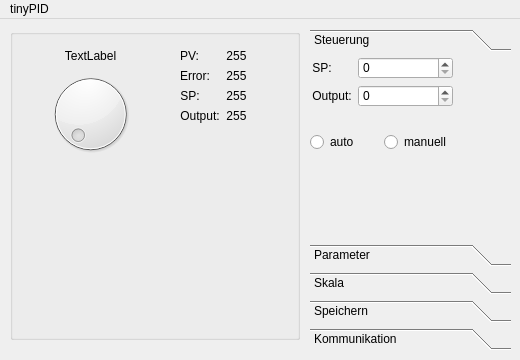
<?xml version="1.0" encoding="UTF-8"?>
<ui version="4.0">
 <class>MainWindow</class>
 <widget class="QMainWindow" name="MainWindow">
  <property name="geometry">
   <rect>
    <x>0</x>
    <y>0</y>
    <width>520</width>
    <height>360</height>
   </rect>
  </property>
  <property name="sizePolicy">
   <sizepolicy hsizetype="Fixed" vsizetype="Fixed">
    <horstretch>0</horstretch>
    <verstretch>0</verstretch>
   </sizepolicy>
  </property>
  <property name="minimumSize">
   <size>
    <width>520</width>
    <height>360</height>
   </size>
  </property>
  <property name="maximumSize">
   <size>
    <width>530</width>
    <height>370</height>
   </size>
  </property>
  <property name="windowTitle">
   <string>tinyPID</string>
  </property>
  <widget class="QWidget" name="centralwidget">
   <widget class="QToolBox" name="toolBox">
    <property name="geometry">
     <rect>
      <x>310</x>
      <y>10</y>
      <width>201</width>
      <height>321</height>
     </rect>
    </property>
    <property name="frameShape">
     <enum>QFrame::NoFrame</enum>
    </property>
    <property name="frameShadow">
     <enum>QFrame::Raised</enum>
    </property>
    <property name="currentIndex">
     <number>0</number>
    </property>
    <widget class="QWidget" name="page_5">
     <property name="geometry">
      <rect>
       <x>0</x>
       <y>0</y>
       <width>191</width>
       <height>181</height>
      </rect>
     </property>
     <attribute name="label">
      <string>Steuerung</string>
     </attribute>
     <widget class="QWidget" name="layoutWidget">
      <property name="geometry">
       <rect>
        <x>0</x>
        <y>70</y>
        <width>141</width>
        <height>31</height>
       </rect>
      </property>
      <layout class="QHBoxLayout" name="horizontalLayout">
       <item>
        <widget class="QRadioButton" name="autoRadioButton">
         <property name="text">
          <string>auto</string>
         </property>
        </widget>
       </item>
       <item>
        <widget class="QRadioButton" name="manRadioButton">
         <property name="text">
          <string>manuell</string>
         </property>
        </widget>
       </item>
      </layout>
     </widget>
     <widget class="QWidget" name="layoutWidget">
      <property name="geometry">
       <rect>
        <x>2</x>
        <y>0</y>
        <width>141</width>
        <height>50</height>
       </rect>
      </property>
      <layout class="QFormLayout" name="formLayout_6">
       <item row="0" column="0">
        <widget class="QLabel" name="label_3">
         <property name="sizePolicy">
          <sizepolicy hsizetype="Maximum" vsizetype="Preferred">
           <horstretch>0</horstretch>
           <verstretch>0</verstretch>
          </sizepolicy>
         </property>
         <property name="text">
          <string>SP:</string>
         </property>
         <property name="alignment">
          <set>Qt::AlignCenter</set>
         </property>
        </widget>
       </item>
       <item row="0" column="1">
        <widget class="QSpinBox" name="setpoint">
         <property name="frame">
          <bool>true</bool>
         </property>
         <property name="buttonSymbols">
          <enum>QAbstractSpinBox::UpDownArrows</enum>
         </property>
         <property name="accelerated">
          <bool>true</bool>
         </property>
         <property name="maximum">
          <number>255</number>
         </property>
        </widget>
       </item>
       <item row="1" column="0">
        <widget class="QLabel" name="label_4">
         <property name="text">
          <string>Output:</string>
         </property>
         <property name="alignment">
          <set>Qt::AlignCenter</set>
         </property>
        </widget>
       </item>
       <item row="1" column="1">
        <widget class="QSpinBox" name="output">
         <property name="accelerated">
          <bool>true</bool>
         </property>
         <property name="maximum">
          <number>255</number>
         </property>
        </widget>
       </item>
      </layout>
     </widget>
    </widget>
    <widget class="QWidget" name="page_2">
     <property name="geometry">
      <rect>
       <x>0</x>
       <y>0</y>
       <width>191</width>
       <height>181</height>
      </rect>
     </property>
     <attribute name="label">
      <string>Parameter</string>
     </attribute>
     <widget class="QWidget" name="formLayoutWidget_2">
      <property name="geometry">
       <rect>
        <x>0</x>
        <y>0</y>
        <width>91</width>
        <height>80</height>
       </rect>
      </property>
      <layout class="QFormLayout" name="formLayout_2">
       <property name="fieldGrowthPolicy">
        <enum>QFormLayout::ExpandingFieldsGrow</enum>
       </property>
       <item row="0" column="0">
        <widget class="QLabel" name="kpLabel">
         <property name="text">
          <string>&lt;!DOCTYPE HTML PUBLIC &quot;-//W3C//DTD HTML 4.0//EN&quot; &quot;http://www.w3.org/TR/REC-html40/strict.dtd&quot;&gt;
&lt;html&gt;&lt;head&gt;&lt;meta name=&quot;qrichtext&quot; content=&quot;1&quot; /&gt;&lt;style type=&quot;text/css&quot;&gt;
p, li { white-space: pre-wrap; }
&lt;/style&gt;&lt;/head&gt;&lt;body style=&quot; font-family:'Sans Serif'; font-size:9pt; font-weight:400; font-style:normal;&quot;&gt;
&lt;p align=&quot;center&quot; style=&quot; margin-top:0px; margin-bottom:0px; margin-left:0px; margin-right:0px; -qt-block-indent:0; text-indent:0px;&quot;&gt;K&lt;span style=&quot; vertical-align:sub;&quot;&gt;P&lt;/span&gt;&lt;/p&gt;&lt;/body&gt;&lt;/html&gt;</string>
         </property>
        </widget>
       </item>
       <item row="1" column="0">
        <widget class="QLabel" name="kiLabel">
         <property name="text">
          <string>&lt;!DOCTYPE HTML PUBLIC &quot;-//W3C//DTD HTML 4.0//EN&quot; &quot;http://www.w3.org/TR/REC-html40/strict.dtd&quot;&gt;
&lt;html&gt;&lt;head&gt;&lt;meta name=&quot;qrichtext&quot; content=&quot;1&quot; /&gt;&lt;style type=&quot;text/css&quot;&gt;
p, li { white-space: pre-wrap; }
&lt;/style&gt;&lt;/head&gt;&lt;body style=&quot; font-family:'Sans Serif'; font-size:9pt; font-weight:400; font-style:normal;&quot;&gt;
&lt;p align=&quot;center&quot; style=&quot; margin-top:0px; margin-bottom:0px; margin-left:0px; margin-right:0px; -qt-block-indent:0; text-indent:0px;&quot;&gt;K&lt;span style=&quot; vertical-align:sub;&quot;&gt;I&lt;/span&gt;&lt;/p&gt;&lt;/body&gt;&lt;/html&gt;</string>
         </property>
        </widget>
       </item>
       <item row="2" column="0">
        <widget class="QLabel" name="kdLabel">
         <property name="text">
          <string>&lt;!DOCTYPE HTML PUBLIC &quot;-//W3C//DTD HTML 4.0//EN&quot; &quot;http://www.w3.org/TR/REC-html40/strict.dtd&quot;&gt;
&lt;html&gt;&lt;head&gt;&lt;meta name=&quot;qrichtext&quot; content=&quot;1&quot; /&gt;&lt;style type=&quot;text/css&quot;&gt;
p, li { white-space: pre-wrap; }
&lt;/style&gt;&lt;/head&gt;&lt;body style=&quot; font-family:'Sans Serif'; font-size:9pt; font-weight:400; font-style:normal;&quot;&gt;
&lt;p align=&quot;center&quot; style=&quot; margin-top:0px; margin-bottom:0px; margin-left:0px; margin-right:0px; -qt-block-indent:0; text-indent:0px;&quot;&gt;K&lt;span style=&quot; vertical-align:sub;&quot;&gt;D&lt;/span&gt;&lt;/p&gt;&lt;/body&gt;&lt;/html&gt;</string>
         </property>
        </widget>
       </item>
       <item row="0" column="1">
        <widget class="QDoubleSpinBox" name="kpDoubleSpinBox">
         <property name="accelerated">
          <bool>false</bool>
         </property>
        </widget>
       </item>
       <item row="1" column="1">
        <widget class="QDoubleSpinBox" name="kiDoubleSpinBox">
         <property name="accelerated">
          <bool>false</bool>
         </property>
        </widget>
       </item>
       <item row="2" column="1">
        <widget class="QDoubleSpinBox" name="kdDoubleSpinBox">
         <property name="accelerated">
          <bool>false</bool>
         </property>
        </widget>
       </item>
      </layout>
     </widget>
     <widget class="QWidget" name="formLayoutWidget_3">
      <property name="geometry">
       <rect>
        <x>90</x>
        <y>20</y>
        <width>81</width>
        <height>60</height>
       </rect>
      </property>
      <layout class="QFormLayout" name="formLayout_4">
       <property name="fieldGrowthPolicy">
        <enum>QFormLayout::ExpandingFieldsGrow</enum>
       </property>
       <item row="1" column="0">
        <widget class="QLabel" name="tvLabel">
         <property name="text">
          <string>&lt;!DOCTYPE HTML PUBLIC &quot;-//W3C//DTD HTML 4.0//EN&quot; &quot;http://www.w3.org/TR/REC-html40/strict.dtd&quot;&gt;
&lt;html&gt;&lt;head&gt;&lt;meta name=&quot;qrichtext&quot; content=&quot;1&quot; /&gt;&lt;style type=&quot;text/css&quot;&gt;
p, li { white-space: pre-wrap; }
&lt;/style&gt;&lt;/head&gt;&lt;body style=&quot; font-family:'Sans Serif'; font-size:9pt; font-weight:400; font-style:normal;&quot;&gt;
&lt;p align=&quot;center&quot; style=&quot; margin-top:0px; margin-bottom:0px; margin-left:0px; margin-right:0px; -qt-block-indent:0; text-indent:0px;&quot;&gt;T&lt;span style=&quot; vertical-align:sub;&quot;&gt;V&lt;/span&gt;&lt;/p&gt;&lt;/body&gt;&lt;/html&gt;</string>
         </property>
        </widget>
       </item>
       <item row="0" column="0">
        <widget class="QLabel" name="tnLabel">
         <property name="text">
          <string>&lt;!DOCTYPE HTML PUBLIC &quot;-//W3C//DTD HTML 4.0//EN&quot; &quot;http://www.w3.org/TR/REC-html40/strict.dtd&quot;&gt;
&lt;html&gt;&lt;head&gt;&lt;meta name=&quot;qrichtext&quot; content=&quot;1&quot; /&gt;&lt;style type=&quot;text/css&quot;&gt;
p, li { white-space: pre-wrap; }
&lt;/style&gt;&lt;/head&gt;&lt;body style=&quot; font-family:'Sans Serif'; font-size:9pt; font-weight:400; font-style:normal;&quot;&gt;
&lt;p align=&quot;center&quot; style=&quot; margin-top:0px; margin-bottom:0px; margin-left:0px; margin-right:0px; -qt-block-indent:0; text-indent:0px;&quot;&gt;T&lt;span style=&quot; vertical-align:sub;&quot;&gt;N&lt;/span&gt;&lt;/p&gt;&lt;/body&gt;&lt;/html&gt;</string>
         </property>
        </widget>
       </item>
       <item row="1" column="1">
        <widget class="QDoubleSpinBox" name="tvDoubleSpinBox">
         <property name="enabled">
          <bool>false</bool>
         </property>
         <property name="buttonSymbols">
          <enum>QAbstractSpinBox::NoButtons</enum>
         </property>
        </widget>
       </item>
       <item row="0" column="1">
        <widget class="QDoubleSpinBox" name="tnDoubleSpinBox">
         <property name="enabled">
          <bool>false</bool>
         </property>
         <property name="buttonSymbols">
          <enum>QAbstractSpinBox::NoButtons</enum>
         </property>
        </widget>
       </item>
      </layout>
     </widget>
     <widget class="QDialogButtonBox" name="ParameterButtonBox">
      <property name="geometry">
       <rect>
        <x>0</x>
        <y>100</y>
        <width>176</width>
        <height>25</height>
       </rect>
      </property>
      <property name="standardButtons">
       <set>QDialogButtonBox::Ok|QDialogButtonBox::Reset</set>
      </property>
     </widget>
    </widget>
    <widget class="QWidget" name="page_4">
     <property name="geometry">
      <rect>
       <x>0</x>
       <y>0</y>
       <width>191</width>
       <height>181</height>
      </rect>
     </property>
     <attribute name="label">
      <string>Skala</string>
     </attribute>
     <widget class="QWidget" name="formLayoutWidget_4">
      <property name="geometry">
       <rect>
        <x>0</x>
        <y>0</y>
        <width>101</width>
        <height>111</height>
       </rect>
      </property>
      <layout class="QFormLayout" name="formLayout_5">
       <item row="0" column="0">
        <widget class="QLabel" name="xminLabel">
         <property name="text">
          <string>&lt;!DOCTYPE HTML PUBLIC &quot;-//W3C//DTD HTML 4.0//EN&quot; &quot;http://www.w3.org/TR/REC-html40/strict.dtd&quot;&gt;
&lt;html&gt;&lt;head&gt;&lt;meta name=&quot;qrichtext&quot; content=&quot;1&quot; /&gt;&lt;style type=&quot;text/css&quot;&gt;
p, li { white-space: pre-wrap; }
&lt;/style&gt;&lt;/head&gt;&lt;body style=&quot; font-family:'Sans Serif'; font-size:9pt; font-weight:400; font-style:normal;&quot;&gt;
&lt;p style=&quot; margin-top:0px; margin-bottom:0px; margin-left:0px; margin-right:0px; -qt-block-indent:0; text-indent:0px;&quot;&gt;&lt;span style=&quot; font-size:12pt;&quot;&gt;x&lt;/span&gt;&lt;span style=&quot; font-size:12pt; vertical-align:sub;&quot;&gt;min&lt;/span&gt;&lt;/p&gt;&lt;/body&gt;&lt;/html&gt;</string>
         </property>
        </widget>
       </item>
       <item row="0" column="1">
        <widget class="QSpinBox" name="xminSpinBox">
         <property name="maximum">
          <number>255</number>
         </property>
        </widget>
       </item>
       <item row="1" column="0">
        <widget class="QLabel" name="xmaxLabel">
         <property name="text">
          <string>&lt;!DOCTYPE HTML PUBLIC &quot;-//W3C//DTD HTML 4.0//EN&quot; &quot;http://www.w3.org/TR/REC-html40/strict.dtd&quot;&gt;
&lt;html&gt;&lt;head&gt;&lt;meta name=&quot;qrichtext&quot; content=&quot;1&quot; /&gt;&lt;style type=&quot;text/css&quot;&gt;
p, li { white-space: pre-wrap; }
&lt;/style&gt;&lt;/head&gt;&lt;body style=&quot; font-family:'Sans Serif'; font-size:9pt; font-weight:400; font-style:normal;&quot;&gt;
&lt;p style=&quot; margin-top:0px; margin-bottom:0px; margin-left:0px; margin-right:0px; -qt-block-indent:0; text-indent:0px;&quot;&gt;&lt;span style=&quot; font-size:12pt;&quot;&gt;x&lt;/span&gt;&lt;span style=&quot; font-size:12pt; vertical-align:sub;&quot;&gt;max&lt;/span&gt;&lt;/p&gt;&lt;/body&gt;&lt;/html&gt;</string>
         </property>
        </widget>
       </item>
       <item row="1" column="1">
        <widget class="QSpinBox" name="xmaxSpinBox">
         <property name="maximum">
          <number>255</number>
         </property>
        </widget>
       </item>
       <item row="2" column="0">
        <widget class="QLabel" name="yminLabel">
         <property name="text">
          <string>&lt;!DOCTYPE HTML PUBLIC &quot;-//W3C//DTD HTML 4.0//EN&quot; &quot;http://www.w3.org/TR/REC-html40/strict.dtd&quot;&gt;
&lt;html&gt;&lt;head&gt;&lt;meta name=&quot;qrichtext&quot; content=&quot;1&quot; /&gt;&lt;style type=&quot;text/css&quot;&gt;
p, li { white-space: pre-wrap; }
&lt;/style&gt;&lt;/head&gt;&lt;body style=&quot; font-family:'Sans Serif'; font-size:9pt; font-weight:400; font-style:normal;&quot;&gt;
&lt;p style=&quot; margin-top:0px; margin-bottom:0px; margin-left:0px; margin-right:0px; -qt-block-indent:0; text-indent:0px;&quot;&gt;&lt;span style=&quot; font-size:12pt;&quot;&gt;y&lt;/span&gt;&lt;span style=&quot; font-size:12pt; vertical-align:sub;&quot;&gt;min&lt;/span&gt;&lt;/p&gt;&lt;/body&gt;&lt;/html&gt;</string>
         </property>
        </widget>
       </item>
       <item row="2" column="1">
        <widget class="QSpinBox" name="yminSpinBox">
         <property name="maximum">
          <number>255</number>
         </property>
        </widget>
       </item>
       <item row="3" column="0">
        <widget class="QLabel" name="ymaxLabel">
         <property name="text">
          <string>&lt;!DOCTYPE HTML PUBLIC &quot;-//W3C//DTD HTML 4.0//EN&quot; &quot;http://www.w3.org/TR/REC-html40/strict.dtd&quot;&gt;
&lt;html&gt;&lt;head&gt;&lt;meta name=&quot;qrichtext&quot; content=&quot;1&quot; /&gt;&lt;style type=&quot;text/css&quot;&gt;
p, li { white-space: pre-wrap; }
&lt;/style&gt;&lt;/head&gt;&lt;body style=&quot; font-family:'Sans Serif'; font-size:9pt; font-weight:400; font-style:normal;&quot;&gt;
&lt;p style=&quot; margin-top:0px; margin-bottom:0px; margin-left:0px; margin-right:0px; -qt-block-indent:0; text-indent:0px;&quot;&gt;&lt;span style=&quot; font-size:12pt;&quot;&gt;y&lt;/span&gt;&lt;span style=&quot; font-size:12pt; vertical-align:sub;&quot;&gt;max&lt;/span&gt;&lt;/p&gt;&lt;/body&gt;&lt;/html&gt;</string>
         </property>
        </widget>
       </item>
       <item row="3" column="1">
        <widget class="QSpinBox" name="ymaxSpinBox">
         <property name="maximum">
          <number>255</number>
         </property>
        </widget>
       </item>
      </layout>
     </widget>
     <widget class="QDialogButtonBox" name="ScaleButtonBox">
      <property name="geometry">
       <rect>
        <x>0</x>
        <y>120</y>
        <width>176</width>
        <height>25</height>
       </rect>
      </property>
      <property name="standardButtons">
       <set>QDialogButtonBox::Ok|QDialogButtonBox::Reset</set>
      </property>
     </widget>
    </widget>
    <widget class="QWidget" name="page_3">
     <property name="geometry">
      <rect>
       <x>0</x>
       <y>0</y>
       <width>191</width>
       <height>181</height>
      </rect>
     </property>
     <attribute name="label">
      <string>Speichern</string>
     </attribute>
     <widget class="QWidget" name="layoutWidget">
      <property name="geometry">
       <rect>
        <x>0</x>
        <y>10</y>
        <width>92</width>
        <height>97</height>
       </rect>
      </property>
      <layout class="QVBoxLayout" name="verticalLayout_4">
       <item>
        <widget class="QPushButton" name="eepromButton">
         <property name="text">
          <string>EEPROM</string>
         </property>
        </widget>
       </item>
       <item>
        <widget class="QPushButton" name="fileButton">
         <property name="text">
          <string>Datei</string>
         </property>
        </widget>
       </item>
       <item>
        <widget class="QPushButton" name="loadButton">
         <property name="text">
          <string>Laden</string>
         </property>
        </widget>
       </item>
       <item>
        <widget class="QLabel" name="fileLabel">
         <property name="text">
          <string/>
         </property>
        </widget>
       </item>
      </layout>
     </widget>
    </widget>
    <widget class="QWidget" name="page">
     <property name="geometry">
      <rect>
       <x>0</x>
       <y>0</y>
       <width>191</width>
       <height>181</height>
      </rect>
     </property>
     <attribute name="label">
      <string>Kommunikation</string>
     </attribute>
     <widget class="QWidget" name="layoutWidget">
      <property name="geometry">
       <rect>
        <x>0</x>
        <y>0</y>
        <width>139</width>
        <height>148</height>
       </rect>
      </property>
      <layout class="QVBoxLayout" name="verticalLayout_3">
       <item>
        <layout class="QFormLayout" name="formLayout_3">
         <property name="fieldGrowthPolicy">
          <enum>QFormLayout::ExpandingFieldsGrow</enum>
         </property>
         <item row="0" column="0">
          <widget class="QLabel" name="portLabel">
           <property name="text">
            <string>Port</string>
           </property>
          </widget>
         </item>
         <item row="0" column="1">
          <widget class="QLineEdit" name="portLineEdit">
           <property name="text">
            <string>/dev/ttyUSB0</string>
           </property>
          </widget>
         </item>
         <item row="1" column="0">
          <widget class="QLabel" name="speedLabel">
           <property name="text">
            <string>Speed</string>
           </property>
          </widget>
         </item>
         <item row="1" column="1">
          <widget class="QLineEdit" name="speedLineEdit">
           <property name="text">
            <string>19200</string>
           </property>
          </widget>
         </item>
         <item row="2" column="0">
          <widget class="QLabel" name="updateLabel">
           <property name="text">
            <string>Update</string>
           </property>
          </widget>
         </item>
         <item row="2" column="1">
          <widget class="QDoubleSpinBox" name="updateDoubleSpinBox">
           <property name="decimals">
            <number>1</number>
           </property>
           <property name="maximum">
            <double>10.000000000000000</double>
           </property>
           <property name="singleStep">
            <double>0.100000000000000</double>
           </property>
          </widget>
         </item>
        </layout>
       </item>
       <item>
        <widget class="QCheckBox" name="connectCheckBox">
         <property name="text">
          <string>Auto-Connect</string>
         </property>
        </widget>
       </item>
       <item>
        <widget class="QPushButton" name="connectButton">
         <property name="text">
          <string>Connect</string>
         </property>
        </widget>
       </item>
       <item>
        <widget class="QLabel" name="connectionLabel">
         <property name="text">
          <string/>
         </property>
        </widget>
       </item>
      </layout>
     </widget>
    </widget>
   </widget>
   <widget class="QGroupBox" name="groupBox">
    <property name="geometry">
     <rect>
      <x>10</x>
      <y>10</y>
      <width>290</width>
      <height>311</height>
     </rect>
    </property>
    <widget class="QWidget" name="layoutWidget">
     <property name="geometry">
      <rect>
       <x>20</x>
       <y>20</y>
       <width>121</width>
       <height>110</height>
      </rect>
     </property>
     <layout class="QVBoxLayout" name="verticalLayout_2">
      <item>
       <widget class="QLabel" name="dialLabel">
        <property name="text">
         <string>TextLabel</string>
        </property>
        <property name="alignment">
         <set>Qt::AlignCenter</set>
        </property>
       </widget>
      </item>
      <item>
       <widget class="QDial" name="dial">
        <property name="maximum">
         <number>255</number>
        </property>
        <property name="wrapping">
         <bool>false</bool>
        </property>
        <property name="notchesVisible">
         <bool>false</bool>
        </property>
       </widget>
      </item>
     </layout>
    </widget>
    <widget class="QWidget" name="formLayoutWidget">
     <property name="geometry">
      <rect>
       <x>170</x>
       <y>20</y>
       <width>101</width>
       <height>86</height>
      </rect>
     </property>
     <layout class="QFormLayout" name="formLayout">
      <property name="fieldGrowthPolicy">
       <enum>QFormLayout::ExpandingFieldsGrow</enum>
      </property>
      <item row="0" column="0">
       <widget class="QLabel" name="label">
        <property name="text">
         <string>PV:</string>
        </property>
        <property name="alignment">
         <set>Qt::AlignCenter</set>
        </property>
       </widget>
      </item>
      <item row="1" column="0">
       <widget class="QLabel" name="label_2">
        <property name="text">
         <string>Error:</string>
        </property>
        <property name="alignment">
         <set>Qt::AlignCenter</set>
        </property>
       </widget>
      </item>
      <item row="2" column="0">
       <widget class="QLabel" name="label_6">
        <property name="sizePolicy">
         <sizepolicy hsizetype="Maximum" vsizetype="Preferred">
          <horstretch>0</horstretch>
          <verstretch>0</verstretch>
         </sizepolicy>
        </property>
        <property name="text">
         <string>SP:</string>
        </property>
        <property name="alignment">
         <set>Qt::AlignCenter</set>
        </property>
       </widget>
      </item>
      <item row="3" column="0">
       <widget class="QLabel" name="label_5">
        <property name="text">
         <string>Output:</string>
        </property>
        <property name="alignment">
         <set>Qt::AlignCenter</set>
        </property>
       </widget>
      </item>
      <item row="2" column="1">
       <widget class="QLabel" name="setpointLabel">
        <property name="text">
         <string>255</string>
        </property>
        <property name="alignment">
         <set>Qt::AlignCenter</set>
        </property>
        <property name="margin">
         <number>2</number>
        </property>
        <property name="indent">
         <number>-1</number>
        </property>
       </widget>
      </item>
      <item row="3" column="1">
       <widget class="QLabel" name="outputLabel">
        <property name="text">
         <string>255</string>
        </property>
        <property name="alignment">
         <set>Qt::AlignCenter</set>
        </property>
        <property name="margin">
         <number>2</number>
        </property>
       </widget>
      </item>
      <item row="0" column="1">
       <widget class="QLabel" name="pvLabel">
        <property name="text">
         <string>255</string>
        </property>
        <property name="alignment">
         <set>Qt::AlignCenter</set>
        </property>
        <property name="margin">
         <number>2</number>
        </property>
       </widget>
      </item>
      <item row="1" column="1">
       <widget class="QLabel" name="errorLabel">
        <property name="text">
         <string>255</string>
        </property>
        <property name="alignment">
         <set>Qt::AlignCenter</set>
        </property>
        <property name="margin">
         <number>2</number>
        </property>
        <property name="indent">
         <number>-1</number>
        </property>
       </widget>
      </item>
     </layout>
    </widget>
   </widget>
  </widget>
  <widget class="QMenuBar" name="menubar">
   <property name="geometry">
    <rect>
     <x>0</x>
     <y>0</y>
     <width>520</width>
     <height>20</height>
    </rect>
   </property>
   <widget class="QMenu" name="menuTinyPID">
    <property name="title">
     <string>tinyPID</string>
    </property>
    <addaction name="actionBeenden"/>
   </widget>
   <addaction name="menuTinyPID"/>
  </widget>
  <action name="actionBeenden">
   <property name="text">
    <string>&amp;Schließen</string>
   </property>
  </action>
  <action name="action_Auto_Connect">
   <property name="checkable">
    <bool>true</bool>
   </property>
   <property name="text">
    <string>&amp;Auto-Connect</string>
   </property>
  </action>
 </widget>
 <resources/>
 <connections>
  <connection>
   <sender>actionBeenden</sender>
   <signal>triggered()</signal>
   <receiver>MainWindow</receiver>
   <slot>close()</slot>
   <hints>
    <hint type="sourcelabel">
     <x>-1</x>
     <y>-1</y>
    </hint>
    <hint type="destinationlabel">
     <x>250</x>
     <y>158</y>
    </hint>
   </hints>
  </connection>
  <connection>
   <sender>autoRadioButton</sender>
   <signal>toggled(bool)</signal>
   <receiver>output</receiver>
   <slot>setDisabled(bool)</slot>
   <hints>
    <hint type="sourcelabel">
     <x>331</x>
     <y>172</y>
    </hint>
    <hint type="destinationlabel">
     <x>393</x>
     <y>133</y>
    </hint>
   </hints>
  </connection>
  <connection>
   <sender>manRadioButton</sender>
   <signal>toggled(bool)</signal>
   <receiver>output</receiver>
   <slot>setEnabled(bool)</slot>
   <hints>
    <hint type="sourcelabel">
     <x>402</x>
     <y>164</y>
    </hint>
    <hint type="destinationlabel">
     <x>396</x>
     <y>126</y>
    </hint>
   </hints>
  </connection>
  <connection>
   <sender>setpoint</sender>
   <signal>valueChanged(QString)</signal>
   <receiver>setpointLabel</receiver>
   <slot>setText(QString)</slot>
   <hints>
    <hint type="sourcelabel">
     <x>379</x>
     <y>103</y>
    </hint>
    <hint type="destinationlabel">
     <x>239</x>
     <y>102</y>
    </hint>
   </hints>
  </connection>
  <connection>
   <sender>output</sender>
   <signal>valueChanged(QString)</signal>
   <receiver>outputLabel</receiver>
   <slot>setText(QString)</slot>
   <hints>
    <hint type="sourcelabel">
     <x>403</x>
     <y>124</y>
    </hint>
    <hint type="destinationlabel">
     <x>238</x>
     <y>123</y>
    </hint>
   </hints>
  </connection>
 </connections>
</ui>
